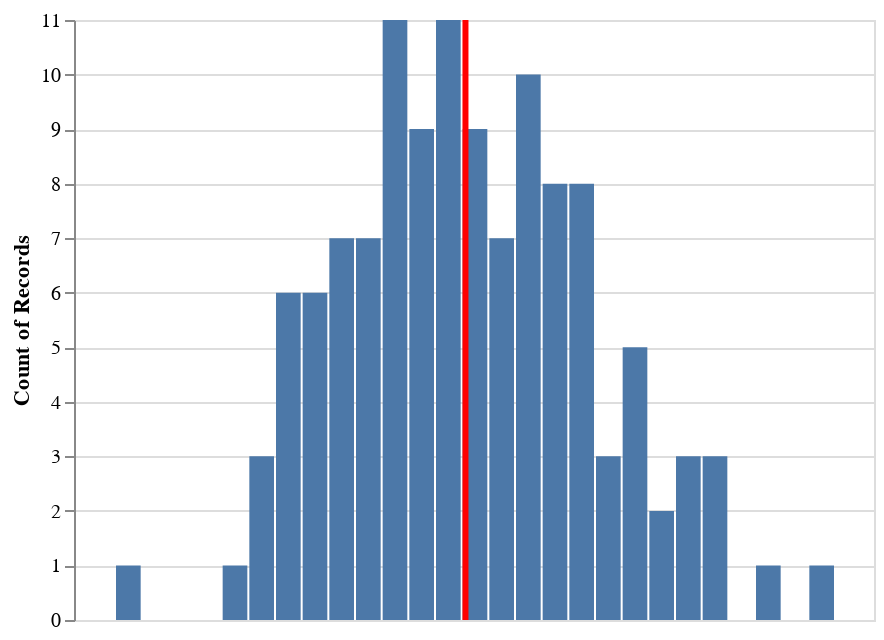

The notebook cell saved with this chart:
### Code cell
bar = alt.Chart(a).mark_bar().encode(x=alt.X("bandcenter_ghz:Q", bin=alt.Bin(maxbins=50), axis=None),
    y='count()')

rule = alt.Chart(a).mark_rule(color='red').encode(
    x='mean(bandcenter_ghz):Q',
    size=alt.value(3)
)

bar + rule

### Figure 1 — Vega-Lite specification as saved in the notebook (floating-point values rounded to 4 significant figures)
{"$schema": "https://vega.github.io/schema/vega-lite/v2.6.0.json", "config": {"view": {"height": 300, "width": 400}}, "datasets": {"data-4fc8b6ad00ead143f7f729ffa85837da": [{"bandcenter_ghz": 90.71, "bandwidth_ghz": 21.64, "fwhm_arcmin": 9.478, "fwhm_deg": 0.158, "index": 0}, {"bandcenter_ghz": 89.17, "bandwidth_ghz": 21.83, "fwhm_arcmin": 9.491, "fwhm_deg": 0.1582, "index": 1}, {"bandcenter_ghz": 88.53, "bandwidth_ghz": 22.97, "fwhm_arcmin": 9.879, "fwhm_deg": 0.1647, "index": 2}, {"bandcenter_ghz": 90.58, "bandwidth_ghz": 22.4, "fwhm_arcmin": 9.355, "fwhm_deg": 0.1559, "index": 3}, {"bandcenter_ghz": 89.27, "bandwidth_ghz": 22.98, "fwhm_arcmin": 9.667, "fwhm_deg": 0.1611, "index": 4}, {"bandcenter_ghz": 87.84, "bandwidth_ghz": 22.18, "fwhm_arcmin": 9.615, "fwhm_deg": 0.1603, "index": 5}, {"bandcenter_ghz": 92.06, "bandwidth_ghz": 21.89, "fwhm_arcmin": 9.229, "fwhm_deg": 0.1538, "index": 6}, {"bandcenter_ghz": 88.74, "bandwidth_ghz": 22.17, "fwhm_arcmin": 9.607, "fwhm_deg": 0.1601, "index": 7}, {"bandcenter_ghz": 90.23, "bandwidth_ghz": 22.63, "fwhm_arcmin": 9.993, "fwhm_deg": 0.1666, "index": 8}, {"bandcenter_ghz": 88.93, "bandwidth_ghz": 21.46, "fwhm_arcmin": 9.925, "fwhm_deg": 0.1654, "index": 9}, {"bandcenter_ghz": 89.28, "bandwidth_ghz": 22.7, "fwhm_arcmin": 9.734, "fwhm_deg": 0.1622, "index": 10}, {"bandcenter_ghz": 88.55, "bandwidth_ghz": 22.69, "fwhm_arcmin": 9.843, "fwhm_deg": 0.164, "index": 11}, {"bandcenter_ghz": 89.46, "bandwidth_ghz": 23.03, "fwhm_arcmin": 9.858, "fwhm_deg": 0.1643, "index": 12}, {"bandcenter_ghz": 90.16, "bandwidth_ghz": 23.12, "fwhm_arcmin": 9.307, "fwhm_deg": 0.1551, "index": 13}, {"bandcenter_ghz": 90.25, "bandwidth_ghz": 22.12, "fwhm_arcmin": 9.761, "fwhm_deg": 0.1627, "index": 14}, {"bandcenter_ghz": 88.84, "bandwidth_ghz": 21.7, "fwhm_arcmin": 9.267, "fwhm_deg": 0.1544, "index": 15}, {"bandcenter_ghz": 88.88, "bandwidth_ghz": 22.39, "fwhm_arcmin": 9.407, "fwhm_deg": 0.1568, "index": 16}, {"bandcenter_ghz": 89.79, "bandwidth_ghz": 22.66, "fwhm_arcmin": 9.382, "fwhm_deg": 0.1564, "index": 17}, {"bandcenter_ghz": 91.18, "bandwidth_ghz": 22.17, "fwhm_arcmin": 9.097, "fwhm_deg": 0.1516, "index": 18}, {"bandcenter_ghz": 90.13, "bandwidth_ghz": 23.2, "fwhm_arcmin": 9.817, "fwhm_deg": 0.1636, "index": 19}, {"bandcenter_ghz": 89.04, "bandwidth_ghz": 22.25, "fwhm_arcmin": 9.367, "fwhm_deg": 0.1561, "index": 20}, {"bandcenter_ghz": 89.3, "bandwidth_ghz": 22.45, "fwhm_arcmin": 9.874, "fwhm_deg": 0.1646, "index": 21}, {"bandcenter_ghz": 90.05, "bandwidth_ghz": 22.24, "fwhm_arcmin": 9.21, "fwhm_deg": 0.1535, "index": 22}, {"bandcenter_ghz": 90.33, "bandwidth_ghz": 22.39, "fwhm_arcmin": 9.294, "fwhm_deg": 0.1549, "index": 23}, {"bandcenter_ghz": 90.66, "bandwidth_ghz": 22.34, "fwhm_arcmin": 9.447, "fwhm_deg": 0.1575, "index": 24}, {"bandcenter_ghz": 89.98, "bandwidth_ghz": 21.7, "fwhm_arcmin": 8.594, "fwhm_deg": 0.1432, "index": 25}, {"bandcenter_ghz": 91.36, "bandwidth_ghz": 22.16, "fwhm_arcmin": 9.698, "fwhm_deg": 0.1616, "index": 26}, {"bandcenter_ghz": 87.81, "bandwidth_ghz": 22.59, "fwhm_arcmin": 9.304, "fwhm_deg": 0.1551, "index": 27}, {"bandcenter_ghz": 89.1, "bandwidth_ghz": 23.11, "fwhm_arcmin": 9.634, "fwhm_deg": 0.1606, "index": 28}, {"bandcenter_ghz": 91.39, "bandwidth_ghz": 22.15, "fwhm_arcmin": 9.287, "fwhm_deg": 0.1548, "index": 29}, {"bandcenter_ghz": 88.04, "bandwidth_ghz": 22.47, "fwhm_arcmin": 9.817, "fwhm_deg": 0.1636, "index": 30}, {"bandcenter_ghz": 90.16, "bandwidth_ghz": 22.52, "fwhm_arcmin": 9.605, "fwhm_deg": 0.1601, "index": 31}, {"bandcenter_ghz": 89.44, "bandwidth_ghz": 22.15, "fwhm_arcmin": 10.01, "fwhm_deg": 0.1668, "index": 32}, {"bandcenter_ghz": 87.6, "bandwidth_ghz": 22.71, "fwhm_arcmin": 9.499, "fwhm_deg": 0.1583, "index": 33}, {"bandcenter_ghz": 89.2, "bandwidth_ghz": 22.81, "fwhm_arcmin": 9.263, "fwhm_deg": 0.1544, "index": 34}, {"bandcenter_ghz": 89.96, "bandwidth_ghz": 22.65, "fwhm_arcmin": 9.397, "fwhm_deg": 0.1566, "index": 35}, {"bandcenter_ghz": 88.27, "bandwidth_ghz": 22.11, "fwhm_arcmin": 9.749, "fwhm_deg": 0.1625, "index": 36}, {"bandcenter_ghz": 88.3, "bandwidth_ghz": 22.43, "fwhm_arcmin": 9.387, "fwhm_deg": 0.1565, "index": 37}, {"bandcenter_ghz": 88.69, "bandwidth_ghz": 22.48, "fwhm_arcmin": 9.971, "fwhm_deg": 0.1662, "index": 38}, {"bandcenter_ghz": 89.49, "bandwidth_ghz": 22.62, "fwhm_arcmin": 9.584, "fwhm_deg": 0.1597, "index": 39}, {"bandcenter_ghz": 88.24, "bandwidth_ghz": 22.83, "fwhm_arcmin": 9.293, "fwhm_deg": 0.1549, "index": 40}, {"bandcenter_ghz": 89.84, "bandwidth_ghz": 22.65, "fwhm_arcmin": 9.559, "fwhm_deg": 0.1593, "index": 41}, {"bandcenter_ghz": 89.83, "bandwidth_ghz": 23.34, "fwhm_arcmin": 9.25, "fwhm_deg": 0.1542, "index": 42}, {"bandcenter_ghz": 89.85, "bandwidth_ghz": 22.68, "fwhm_arcmin": 9.247, "fwhm_deg": 0.1541, "index": 43}, {"bandcenter_ghz": 89.78, "bandwidth_ghz": 22.5, "fwhm_arcmin": 9.006, "fwhm_deg": 0.1501, "index": 44}, {"bandcenter_ghz": 89.38, "bandwidth_ghz": 22.88, "fwhm_arcmin": 9.912, "fwhm_deg": 0.1652, "index": 45}, {"bandcenter_ghz": 88.98, "bandwidth_ghz": 22.38, "fwhm_arcmin": 9.433, "fwhm_deg": 0.1572, "index": 46}, {"bandcenter_ghz": 90.6, "bandwidth_ghz": 21.72, "fwhm_arcmin": 9.636, "fwhm_deg": 0.1606, "index": 47}, {"bandcenter_ghz": 88.04, "bandwidth_ghz": 21.45, "fwhm_arcmin": 9.568, "fwhm_deg": 0.1595, "index": 48}, {"bandcenter_ghz": 89.24, "bandwidth_ghz": 22.33, "fwhm_arcmin": 9.659, "fwhm_deg": 0.161, "index": 49}, {"bandcenter_ghz": 89.8, "bandwidth_ghz": 22.88, "fwhm_arcmin": 9.116, "fwhm_deg": 0.1519, "index": 50}, {"bandcenter_ghz": 89.05, "bandwidth_ghz": 22.1, "fwhm_arcmin": 9.664, "fwhm_deg": 0.1611, "index": 51}, {"bandcenter_ghz": 90.22, "bandwidth_ghz": 23.29, "fwhm_arcmin": 9.226, "fwhm_deg": 0.1538, "index": 52}, {"bandcenter_ghz": 88.47, "bandwidth_ghz": 21.62, "fwhm_arcmin": 8.82, "fwhm_deg": 0.147, "index": 53}, {"bandcenter_ghz": 90.64, "bandwidth_ghz": 23.08, "fwhm_arcmin": 9.665, "fwhm_deg": 0.1611, "index": 54}, {"bandcenter_ghz": 90.06, "bandwidth_ghz": 22.48, "fwhm_arcmin": 9.921, "fwhm_deg": 0.1653, "index": 55}, {"bandcenter_ghz": 89.04, "bandwidth_ghz": 22.71, "fwhm_arcmin": 9.421, "fwhm_deg": 0.157, "index": 56}, {"bandcenter_ghz": 89.33, "bandwidth_ghz": 22.87, "fwhm_arcmin": 9.65, "fwhm_deg": 0.1608, "index": 57}, {"bandcenter_ghz": 88.92, "bandwidth_ghz": 22.42, "fwhm_arcmin": 9.274, "fwhm_deg": 0.1546, "index": 58}, {"bandcenter_ghz": 88.87, "bandwidth_ghz": 21.48, "fwhm_arcmin": 9.194, "fwhm_deg": 0.1532, "index": 59}, {"bandcenter_ghz": 90.23, "bandwidth_ghz": 21.25, "fwhm_arcmin": 9.477, "fwhm_deg": 0.1579, "index": 60}, {"bandcenter_ghz": 86.9, "bandwidth_ghz": 22.39, "fwhm_arcmin": 9.046, "fwhm_deg": 0.1508, "index": 61}, {"bandcenter_ghz": 88.43, "bandwidth_ghz": 22.27, "fwhm_arcmin": 8.968, "fwhm_deg": 0.1495, "index": 62}, {"bandcenter_ghz": 89.61, "bandwidth_ghz": 21.81, "fwhm_arcmin": 9.787, "fwhm_deg": 0.1631, "index": 63}, {"bandcenter_ghz": 89.23, "bandwidth_ghz": 22.63, "fwhm_arcmin": 9.554, "fwhm_deg": 0.1592, "index": 64}, {"bandcenter_ghz": 89.19, "bandwidth_ghz": 22.06, "fwhm_arcmin": 9.515, "fwhm_deg": 0.1586, "index": 65}, {"bandcenter_ghz": 88.99, "bandwidth_ghz": 22.7, "fwhm_arcmin": 9.552, "fwhm_deg": 0.1592, "index": 66}, {"bandcenter_ghz": 89.52, "bandwidth_ghz": 22.22, "fwhm_arcmin": 9.579, "fwhm_deg": 0.1597, "index": 67}, {"bandcenter_ghz": 89.92, "bandwidth_ghz": 22.53, "fwhm_arcmin": 9.584, "fwhm_deg": 0.1597, "index": 68}, {"bandcenter_ghz": 88.79, "bandwidth_ghz": 22.4, "fwhm_arcmin": 9.414, "fwhm_deg": 0.1569, "index": 69}, {"bandcenter_ghz": 88.91, "bandwidth_ghz": 22.08, "fwhm_arcmin": 9.62, "fwhm_deg": 0.1603, "index": 70}, {"bandcenter_ghz": 89.25, "bandwidth_ghz": 22.41, "fwhm_arcmin": 8.892, "fwhm_deg": 0.1482, "index": 71}, {"bandcenter_ghz": 88.07, "bandwidth_ghz": 22.3, "fwhm_arcmin": 9.275, "fwhm_deg": 0.1546, "index": 72}, {"bandcenter_ghz": 88.83, "bandwidth_ghz": 22.71, "fwhm_arcmin": 9.733, "fwhm_deg": 0.1622, "index": 73}, {"bandcenter_ghz": 89.75, "bandwidth_ghz": 23.33, "fwhm_arcmin": 9.531, "fwhm_deg": 0.1589, "index": 74}, {"bandcenter_ghz": 89.9, "bandwidth_ghz": 22.78, "fwhm_arcmin": 9.607, "fwhm_deg": 0.1601, "index": 75}, {"bandcenter_ghz": 89.65, "bandwidth_ghz": 21.47, "fwhm_arcmin": 9.368, "fwhm_deg": 0.1561, "index": 76}, {"bandcenter_ghz": 90.0, "bandwidth_ghz": 22.29, "fwhm_arcmin": 9.674, "fwhm_deg": 0.1612, "index": 77}, {"bandcenter_ghz": 88.51, "bandwidth_ghz": 23.15, "fwhm_arcmin": 9.614, "fwhm_deg": 0.1602, "index": 78}, {"bandcenter_ghz": 89.11, "bandwidth_ghz": 22.33, "fwhm_arcmin": 9.208, "fwhm_deg": 0.1535, "index": 79}, {"bandcenter_ghz": 90.19, "bandwidth_ghz": 22.5, "fwhm_arcmin": 8.945, "fwhm_deg": 0.1491, "index": 80}, {"bandcenter_ghz": 88.63, "bandwidth_ghz": 22.61, "fwhm_arcmin": 9.674, "fwhm_deg": 0.1612, "index": 81}, {"bandcenter_ghz": 88.66, "bandwidth_ghz": 22.55, "fwhm_arcmin": 9.458, "fwhm_deg": 0.1576, "index": 82}, {"bandcenter_ghz": 89.2, "bandwidth_ghz": 22.81, "fwhm_arcmin": 9.801, "fwhm_deg": 0.1634, "index": 83}, {"bandcenter_ghz": 90.81, "bandwidth_ghz": 21.74, "fwhm_arcmin": 9.628, "fwhm_deg": 0.1605, "index": 84}, {"bandcenter_ghz": 91.06, "bandwidth_ghz": 21.85, "fwhm_arcmin": 9.545, "fwhm_deg": 0.1591, "index": 85}, {"bandcenter_ghz": 88.5, "bandwidth_ghz": 22.27, "fwhm_arcmin": 9.245, "fwhm_deg": 0.1541, "index": 86}, {"bandcenter_ghz": 89.43, "bandwidth_ghz": 22.55, "fwhm_arcmin": 9.582, "fwhm_deg": 0.1597, "index": 87}, {"bandcenter_ghz": 88.61, "bandwidth_ghz": 21.89, "fwhm_arcmin": 9.925, "fwhm_deg": 0.1654, "index": 88}, {"bandcenter_ghz": 91.68, "bandwidth_ghz": 22.41, "fwhm_arcmin": 9.385, "fwhm_deg": 0.1564, "index": 89}, {"bandcenter_ghz": 87.97, "bandwidth_ghz": 23.09, "fwhm_arcmin": 9.47, "fwhm_deg": 0.1578, "index": 90}, {"bandcenter_ghz": 89.46, "bandwidth_ghz": 22.43, "fwhm_arcmin": 9.349, "fwhm_deg": 0.1558, "index": 91}, {"bandcenter_ghz": 90.81, "bandwidth_ghz": 22.46, "fwhm_arcmin": 9.52, "fwhm_deg": 0.1587, "index": 92}, {"bandcenter_ghz": 89.5, "bandwidth_ghz": 22.27, "fwhm_arcmin": 9.22, "fwhm_deg": 0.1537, "index": 93}, {"bandcenter_ghz": 89.66, "bandwidth_ghz": 22.52, "fwhm_arcmin": 9.456, "fwhm_deg": 0.1576, "index": 94}, {"bandcenter_ghz": 91.36, "bandwidth_ghz": 22.76, "fwhm_arcmin": 9.149, "fwhm_deg": 0.1525, "index": 95}, {"bandcenter_ghz": 89.37, "bandwidth_ghz": 23.11, "fwhm_arcmin": 9.482, "fwhm_deg": 0.158, "index": 96}, {"bandcenter_ghz": 88.04, "bandwidth_ghz": 22.54, "fwhm_arcmin": 10.04, "fwhm_deg": 0.1673, "index": 97}, {"bandcenter_ghz": 89.98, "bandwidth_ghz": 22.38, "fwhm_arcmin": 9.287, "fwhm_deg": 0.1548, "index": 98}, {"bandcenter_ghz": 90.3, "bandwidth_ghz": 22.49, "fwhm_arcmin": 8.959, "fwhm_deg": 0.1493, "index": 99}, {"bandcenter_ghz": 88.45, "bandwidth_ghz": 22.8, "fwhm_arcmin": 9.367, "fwhm_deg": 0.1561, "index": 100}, {"bandcenter_ghz": 90.48, "bandwidth_ghz": 21.54, "fwhm_arcmin": 9.542, "fwhm_deg": 0.159, "index": 101}, {"bandcenter_ghz": 90.24, "bandwidth_ghz": 22.63, "fwhm_arcmin": 9.739, "fwhm_deg": 0.1623, "index": 102}, {"bandcenter_ghz": 89.15, "bandwidth_ghz": 21.78, "fwhm_arcmin": 9.088, "fwhm_deg": 0.1515, "index": 103}, {"bandcenter_ghz": 89.87, "bandwidth_ghz": 21.53, "fwhm_arcmin": 9.105, "fwhm_deg": 0.1517, "index": 104}, {"bandcenter_ghz": 89.77, "bandwidth_ghz": 21.83, "fwhm_arcmin": 10.03, "fwhm_deg": 0.1671, "index": 105}, {"bandcenter_ghz": 88.0, "bandwidth_ghz": 22.5, "fwhm_arcmin": 9.231, "fwhm_deg": 0.1538, "index": 106}, {"bandcenter_ghz": 89.43, "bandwidth_ghz": 23.3, "fwhm_arcmin": 9.884, "fwhm_deg": 0.1647, "index": 107}, {"bandcenter_ghz": 88.91, "bandwidth_ghz": 21.81, "fwhm_arcmin": 9.863, "fwhm_deg": 0.1644, "index": 108}, {"bandcenter_ghz": 88.34, "bandwidth_ghz": 22.7, "fwhm_arcmin": 9.432, "fwhm_deg": 0.1572, "index": 109}, {"bandcenter_ghz": 88.35, "bandwidth_ghz": 23.08, "fwhm_arcmin": 9.307, "fwhm_deg": 0.1551, "index": 110}, {"bandcenter_ghz": 88.22, "bandwidth_ghz": 22.17, "fwhm_arcmin": 9.366, "fwhm_deg": 0.1561, "index": 111}, {"bandcenter_ghz": 90.21, "bandwidth_ghz": 22.97, "fwhm_arcmin": 8.792, "fwhm_deg": 0.1465, "index": 112}, {"bandcenter_ghz": 90.12, "bandwidth_ghz": 22.02, "fwhm_arcmin": 9.637, "fwhm_deg": 0.1606, "index": 113}, {"bandcenter_ghz": 91.02, "bandwidth_ghz": 22.73, "fwhm_arcmin": 9.419, "fwhm_deg": 0.157, "index": 114}, {"bandcenter_ghz": 90.72, "bandwidth_ghz": 22.36, "fwhm_arcmin": 9.407, "fwhm_deg": 0.1568, "index": 115}, {"bandcenter_ghz": 89.35, "bandwidth_ghz": 22.64, "fwhm_arcmin": 9.055, "fwhm_deg": 0.1509, "index": 116}, {"bandcenter_ghz": 90.55, "bandwidth_ghz": 22.51, "fwhm_arcmin": 9.587, "fwhm_deg": 0.1598, "index": 117}, {"bandcenter_ghz": 88.04, "bandwidth_ghz": 21.73, "fwhm_arcmin": 9.247, "fwhm_deg": 0.1541, "index": 118}, {"bandcenter_ghz": 88.67, "bandwidth_ghz": 22.6, "fwhm_arcmin": 9.375, "fwhm_deg": 0.1562, "index": 119}, {"bandcenter_ghz": 89.45, "bandwidth_ghz": 22.4, "fwhm_arcmin": 9.928, "fwhm_deg": 0.1655, "index": 120}, {"bandcenter_ghz": 88.89, "bandwidth_ghz": 22.01, "fwhm_arcmin": 10.0, "fwhm_deg": 0.1667, "index": 121}]}, "layer": [{"data": {"name": "data-4fc8b6ad00ead143f7f729ffa85837da"}, "encoding": {"x": {"axis": null, "bin": {"maxbins": 50}, "field": "bandcenter_ghz", "type": "quantitative"}, "y": {"aggregate": "count", "type": "quantitative"}}, "mark": "bar"}, {"data": {"name": "data-4fc8b6ad00ead143f7f729ffa85837da"}, "encoding": {"size": {"value": 3}, "x": {"aggregate": "mean", "field": "bandcenter_ghz", "type": "quantitative"}}, "mark": {"color": "red", "type": "rule"}}]}
